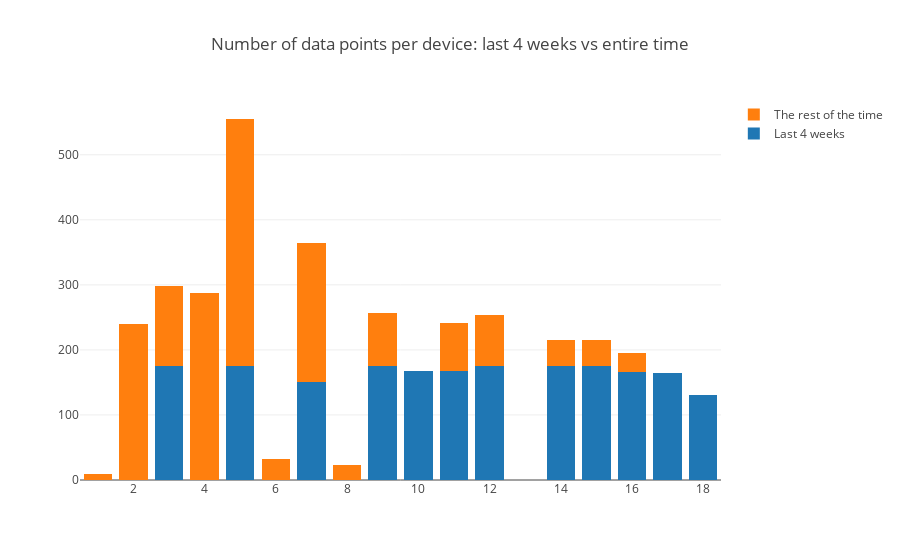

The notebook cell this image was saved under:
### Code cell
trace1 = go.Bar(
            x=merged_results["SK_PI"],
            y=merged_results["counts_y"],
            name='Last 4 weeks',
    )
trace2= go.Bar(
            x=merged_results["SK_PI"],
            y=merged_results['result'],
            name='The rest of the time',
    )
data=[trace1, trace2]
layout = go.Layout(
        barmode='stack',
        title="Number of data points per device: last 4 weeks vs entire time"
    )

fig = go.Figure(data=data, layout=layout)
iplot(fig)

### Figure 1 — Plotly figure (JSON) as saved in the notebook; plotly's stock layout.template omitted (floating-point values rounded to 4 significant figures)
{"data": [{"name": "Last 4 weeks", "type": "bar", "x": [1, 2, 3, 4, 5, 6, 7, 8, 9, 10, 11, 12, 14, 15, 16, 17, 18], "y": [0, 0, 175, 0, 176, 0, 150, 0, 176, 168, 167, 176, 175, 176, 166, 164, 130]}, {"name": "The rest of the time", "type": "bar", "x": [1, 2, 3, 4, 5, 6, 7, 8, 9, 10, 11, 12, 14, 15, 16, 17, 18], "y": [10, 240, 124, 287, 379, 32, 215, 23, 80, 0, 75, 77, 41, 40, 29, 0, 0]}], "layout": {"barmode": "stack", "title": "Number of data points per device: last 4 weeks vs entire time"}}
